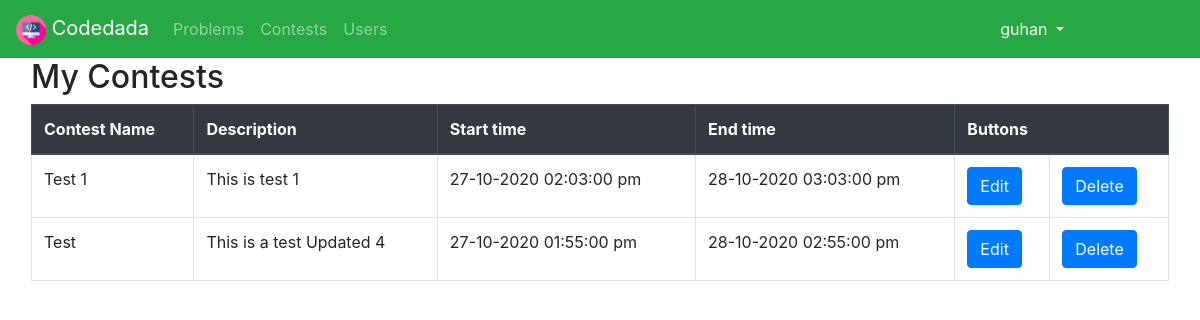
The page /organizer/manage.php (signed in) on the database its author committed.
### tables this page shows
CREATE TABLE IF NOT EXISTS contest (
    contest_id INTEGER PRIMARY KEY AUTO_INCREMENT,
    account_id INTEGER,
    contest_name VARCHAR(255),
    description TEXT,
    start_time TIMESTAMP DEFAULT CURRENT_TIMESTAMP,
    end_time TIMESTAMP DEFAULT CURRENT_TIMESTAMP,
    difficulty VARCHAR(255),
    CONSTRAINT FK_CONTEST_ACCOUNT FOREIGN KEY(account_id) REFERENCES accounts(account_id) ON DELETE CASCADE ON UPDATE CASCADE
);

### organizer/manage.php (the view, shortened to what this page needs)
<!DOCTYPE html>
<html>
<head>
	<?php
		include("../includes/db_connection.php");
		$username = $_SESSION["username"];
		$sub_sql = "SELECT account_id from accounts WHERE username='$username'";
		$result = mysqli_query($conn, $sub_sql);
		$row = mysqli_fetch_assoc($result);
		$account_id = $row['account_id'];
		$sql = "SELECT * FROM contest WHERE account_id=$account_id ORDER BY end_time DESC";
		$result = mysqli_query($conn, $sql);
		$contests = mysqli_fetch_all($result, MYSQLI_ASSOC);
		include("../includes/header.php");
	?>
	<link rel="stylesheet" href="../assets/css/create.css?q=<?php echo time(); ?>" type="text/css">
</head>
<body>
	<?php include("navbar.php"); ?>
	<div class="container-fluid">
		<div class="my-contests mr-3 ml-3">
			<h2>My Contests</h2>
			<table class="table table-bordered">
				<thead class="thead-dark">
					<tr>
						<th>Contest Name</th>
						<th>Description</th>
						<th>Start time</th>
						<th>End time</th>
						<th colspan="2">Buttons</th>
					</tr>
				</thead>
				<tbody>
				<?php foreach($contests as $contest) {?>
				<tr>
					<td><?php echo $contest['contest_name'] ?></td>
					<td><?php echo $contest['description'] ?></td>
					<td><?php
							$stt = strtotime($contest['start_time']);
							echo date("d-m-Y h:i:s a", $stt)
						?>
					</td>
					<td><?php
							$stt = strtotime($contest['end_time']);
							echo date("d-m-Y h:i:s a", $stt)
						?>
					</td>
					<td><button class="btn btn-primary" onclick="editContest(<?php echo $contest['contest_id']; ?>)">Edit</button></td>
					<td><button class="btn btn-primary" onclick="deleteContest(<?php echo $contest['contest_id']; ?>)">Delete</button></td>
				</tr>
				<?php } ?>
				</tbody>
			</table>
		</div>
	</div>
</body>
</html>

### includes/header.php (shortened to what this page needs)
<link rel="stylesheet" href="https://cdn.jsdelivr.net/npm/bootstrap@4.5.3/dist/css/bootstrap.min.css">
<link rel="stylesheet" href="https://stackpath.bootstrapcdn.com/font-awesome/4.7.0/css/font-awesome.min.css">

### organizer/navbar.php (shortened to what this page needs)
<nav class="navbar navbar-expand-lg navbar-dark bg-success">
	    <a class="navbar-brand" href="../index.php"><img src="../assets/images/programming.png" alt="icon" height="30px" width="30px"> Codedada</a>
	    <div class="collapse navbar-collapse" id="navbarSupportedContent">
	        <ul class="navbar-nav mr-auto">
	            <li class="nav-item" id="nav1">
	                <a class="nav-link" href="../problems.php">Problems</a>
	            </li>
	            <li class="nav-item" id="nav2">
	                <a class="nav-link" href="../contest.php">Contests</a>
	            </li>
	            <li class="nav-item" id="nav3">
	                <a class="nav-link" href="../users.php">Users</a>
	            </li>
	        </ul>
	        <ul class="navbar-nav ml-auto" style="margin-right: 7rem;">
	            <li class="nav-item dropdown active">
	                <a class="nav-link dropdown-toggle" href="#" id="navbarDropdown" role="button" data-toggle="dropdown" aria-haspopup="true" aria-expanded="false">
	                    <?php echo $_SESSION["username"]; ?>
	                </a>
	            </li>
	        </ul>
	    </div>
	</nav>

### assets/css/create.css (style rules this page uses)
.container-fluid { height: 100%; width: 100%; }

### rows shown on the page
contest: contest_name "Test 1", description "This is test 1", start_time "27-10-2020 02:03:00 pm", end_time "28-10-2020 03:03:00 pm"
contest: contest_name "Test", description "This is a test Updated 4", start_time "27-10-2020 01:55:00 pm", end_time "28-10-2020 02:55:00 pm"

### other values the page prints
$_SESSION["username"] "guhan"
